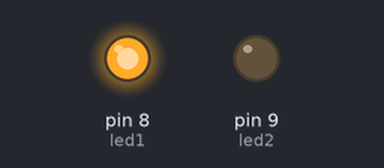
The sketch below on a simulated Arduino Uno, built with avr-gcc and run on an emulated ATmega328P. On the bench: output pins drawn as LEDs (lit = HIGH). Random numbers use the default seed unless the sketch sets one.

Above: at 0.19 s.
At 39.8 s:
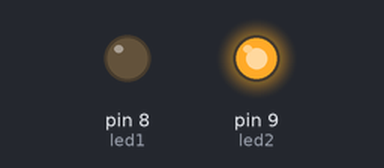
Timing chart, 0 to 40.0 s (numbered marks = the images above):
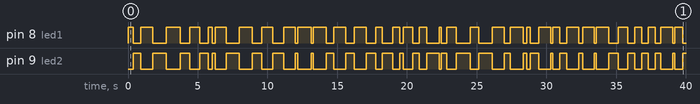

Measured:
- by itself, pin 8 (led1): LOW → HIGH at 0.00 s, → LOW 0.38 s later, → HIGH 0.54 s later, → LOW 0.83 s later, … (66 changes in this stretch)
- by itself, pin 9 (led2): LOW → HIGH at 0.38 s, → LOW 0.54 s later, → HIGH 0.83 s later, → LOW 1.0 s later, … (65 changes in this stretch)

The sketch:

job08.ino
```cpp
// définition des broches des LED
int led1 = 8;
int led2 = 9;

void setup() {
  // initialisation des broches des LED en mode sortie
  pinMode(led1, OUTPUT);
  pinMode(led2, OUTPUT);

  // initialise la seed du générateur de nombres aléatoires
  randomSeed(analogRead(0));
}

void loop() {
  // allume la première LED pendant un temps aléatoire
  digitalWrite(led1, HIGH);
  delay(random(100, 1000)); // attend entre 100 et 1000 millisecondes
  digitalWrite(led1, LOW);

  // allume la deuxième LED pendant un temps aléatoire
  digitalWrite(led2, HIGH);
  delay(random(100, 1000)); // attend entre 100 et 1000 millisecondes
  digitalWrite(led2, LOW);
}
```
